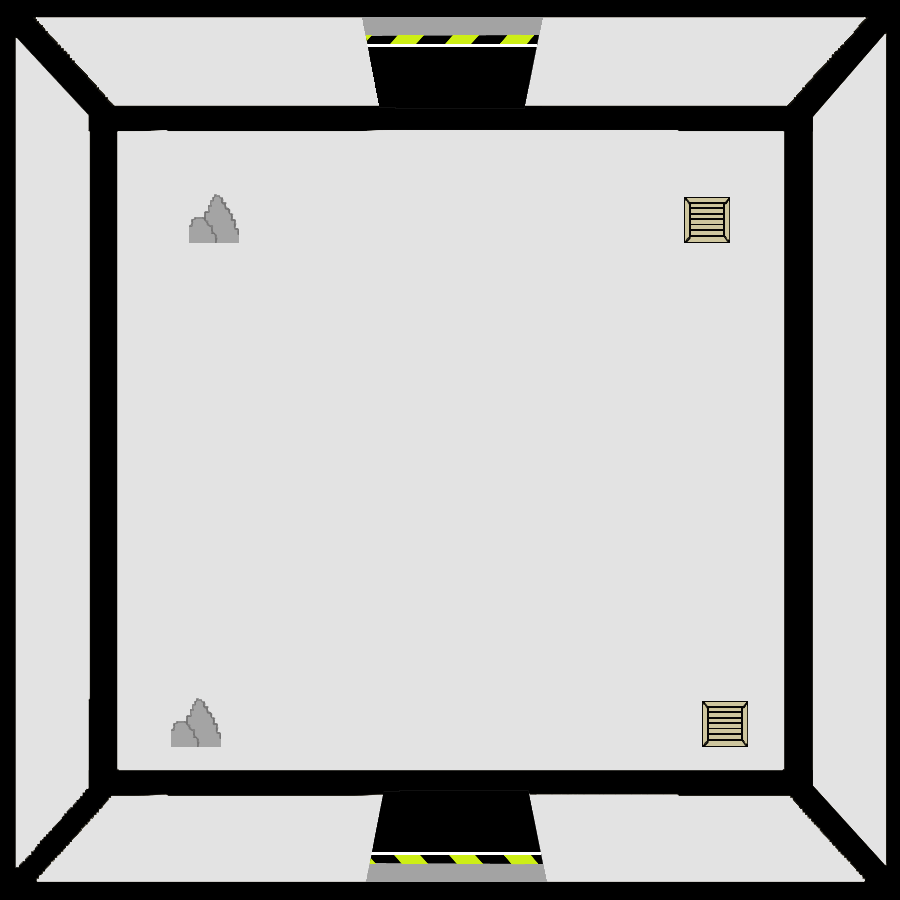

A 2D game scene composited from a Tiled map and its tileset images. What follows is a short description and the map's XML, with each tile layer's data collapsed to a summary:
An orthogonal 100x100 tile map with 9x9 px tiles, 2 tile layers (SALA, OBJETOS), 3 tilesets.

<map version="1.2" tiledversion="1.3.3" orientation="orthogonal" renderorder="right-down" width="100" height="100" tilewidth="9" tileheight="9" infinite="0" nextlayerid="3" nextobjectid="1">
 <tileset firstgid="1" source="LAB6.tsx" />
 <tileset firstgid="10001" source="CAJA.tsx" />
 <tileset firstgid="10026" source="ROCAS.tsx" />
 <layer id="1" name="SALA" width="100" height="100">
  <data>[10000 cells, 10000 non-empty, 10000 distinct tile ids]</data>
 </layer>
 <layer id="2" name="OBJETOS" width="100" height="100">
  <data>[10000 cells, 775 non-empty, 749 distinct tile ids]</data>
 </layer>
</map>
